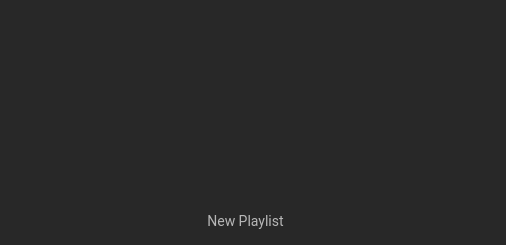
  <widget class="QDockWidget" name="dockWidgetPlaylists">
   <property name="focusPolicy">
    <enum>Qt::NoFocus</enum>
   </property>
   <property name="styleSheet">
    <string notr="true">
QDockWidget
{
	color:#b1b1b1/*dimmed text*/;
	font-family:Roboto;
	font-size:14px;
    titlebar-close-icon: url(:/bzr/resources/close.png);
    titlebar-normal-icon: url(:/bzr/resources/undock.png);
}
QDockWidget::close-button, QDockWidget::float-button {
    background: #282828/*background*/;
    icon-size: 12px;
	border: none;
    background: transparent;
}

QDockWidget::title {
    text-align: left;
    background: #282828/*background*/;
	padding:4px;
}
</string>
   </property>
   <property name="windowTitle">
    <string>Playlists</string>
   </property>
   <attribute name="dockWidgetArea">
    <number>2</number>
   </attribute>
   <widget class="QWidget" name="dockWidgetContents_8">
    <property name="focusPolicy">
     <enum>Qt::NoFocus</enum>
    </property>
    <property name="styleSheet">
     <string notr="true">#dockWidgetContents_8
{
background-color:#282828/*background*/;
border:none;
}
QListWidget{
border-color:#ff2828;
selection-background-color: #282828/*background*/;
selection-color: #ffffff/*main text*/;
font-family:Roboto;
font-size:14px;
background-color:#282828/*background*/;
color:#ffffff/*main text*/;
border:none;

}


 QScrollBar:vertical
 {
     background-color: #282828/*background*/;
     width: 15px;
     margin: 0 3px 0 3px;
     border: 1px transparent #282828/*background*/;
     border-radius: 4px;

 }

 QScrollBar::handle:vertical
 {
     background-color: #404040/*medium*/;
     min-height: 25px;
     border-radius: 4px;
 }

 QScrollBar:horizontal
 {
     background-color: #282828/*background*/;
     height: 15px;
     margin: 3px 0 3px 0;
     border: 1px transparent #282828/*background*/;
     border-radius: 4px;
 }

 QScrollBar::handle:horizontal
 {
     background-color: #404040/*medium*/;
     min-width: 5px;
     border-radius: 4px;
 }

 QScrollBar::up-arrow:vertical, QScrollBar::down-arrow:vertical
 {
     background: none;
 }

 QScrollBar::add-page:vertical, QScrollBar::sub-page:vertical
 {
     background: none;
 }

 QScrollBar::up-arrow:horizontal, QScrollBar::down-arrow:horizontal
 {
     background: none;
 }

 QScrollBar::add-page:horizontal, QScrollBar::sub-page:horizontal
 {
     background: none;
 }
 QScrollBar::sub-line:vertical
 {
     height: 0;
     width: 0;
 }

 QScrollBar::add-line:vertical
 {
     height: 0;
     width: 0;
 }
 QScrollBar::sub-line:horizontal
 {
     height: 0;
     width: 0;
 }

 QScrollBar::add-line:horizontal
 {
     height: 0;
     width: 0;
 }
</string>
    </property>
    <layout class="QGridLayout" name="gridLayout_8">
     <property name="leftMargin">
      <number>9</number>
     </property>
     <item row="1" column="1">
      <widget class="QPushButton" name="pushButtonNewPlaylist">
       <property name="sizePolicy">
        <sizepolicy hsizetype="MinimumExpanding" vsizetype="Fixed">
         <horstretch>0</horstretch>
         <verstretch>0</verstretch>
        </sizepolicy>
       </property>
       <property name="minimumSize">
        <size>
         <width>140</width>
         <height>29</height>
        </size>
       </property>
       <property name="maximumSize">
        <size>
         <width>150</width>
         <height>29</height>
        </size>
       </property>
       <property name="mouseTracking">
        <bool>true</bool>
       </property>
       <property name="focusPolicy">
        <enum>Qt::NoFocus</enum>
       </property>
       <property name="layoutDirection">
        <enum>Qt::LeftToRight</enum>
       </property>
       <property name="styleSheet">
        <string notr="true">QPushButton
{
font-family:roboto;
color: #b7b7b7/*button*/;

padding-left:0;
padding-right: 15px;
font-size:14px;
background-color: transparent; border: 0px;
}
QPushButton:hover
{
	color: #ffffff/*button hover*/;
}

</string>
       </property>
       <property name="text">
        <string>New Playlist</string>
       </property>
       <property name="icon">
        <iconset resource="resource.qrc">
         <normaloff>:/bzr/resources/add.svg</normaloff>:/bzr/resources/add.svg</iconset>
       </property>
       <property name="iconSize">
        <size>
         <width>50</width>
         <height>50</height>
        </size>
       </property>
      </widget>
     </item>
     <item row="0" column="0" colspan="3">
      <widget class="QListWidgetCustom" name="listWidget">
       <property name="focusPolicy">
        <enum>Qt::StrongFocus</enum>
       </property>
       <property name="styleSheet">
        <string notr="true">QListWidget::item
{
height:60px;
}
QListWidget::item:selected {
background-color: #333333/*selection*/;
}
QListWidget { outline:none; }</string>
       </property>
       <property name="editTriggers">
        <set>QAbstractItemView::DoubleClicked</set>
       </property>
       <property name="showDropIndicator" stdset="0">
        <bool>false</bool>
       </property>
       <property name="dragEnabled">
        <bool>false</bool>
       </property>
       <property name="dragDropMode">
        <enum>QAbstractItemView::NoDragDrop</enum>
       </property>
       <property name="defaultDropAction">
        <enum>Qt::MoveAction</enum>
       </property>
       <property name="alternatingRowColors">
        <bool>false</bool>
       </property>
       <property name="selectionMode">
        <enum>QAbstractItemView::SingleSelection</enum>
       </property>
       <property name="selectionBehavior">
        <enum>QAbstractItemView::SelectRows</enum>
       </property>
       <property name="verticalScrollMode">
        <enum>QAbstractItemView::ScrollPerPixel</enum>
       </property>
       <property name="horizontalScrollMode">
        <enum>QAbstractItemView::ScrollPerPixel</enum>
       </property>
      </widget>
     </item>
     <item row="1" column="0">
      <spacer name="horizontalSpacer">
       <property name="orientation">
        <enum>Qt::Horizontal</enum>
       </property>
       <property name="sizeHint" stdset="0">
        <size>
         <width>168</width>
         <height>20</height>
        </size>
       </property>
      </spacer>
     </item>
     <item row="1" column="2">
      <spacer name="horizontalSpacer_2">
       <property name="orientation">
        <enum>Qt::Horizontal</enum>
       </property>
       <property name="sizeHint" stdset="0">
        <size>
         <width>168</width>
         <height>20</height>
        </size>
       </property>
      </spacer>
     </item>
    </layout>
   </widget>
  </widget>
